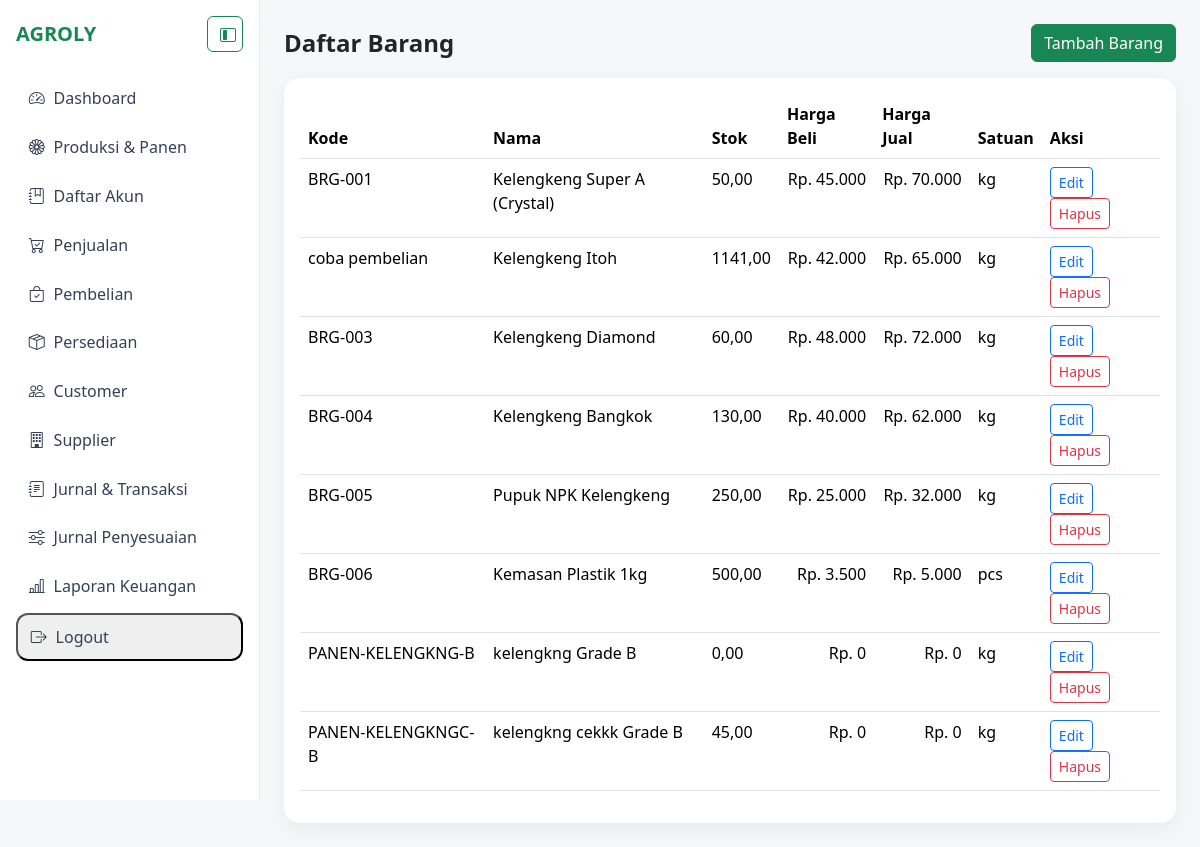
The app's page /persediaan/barang/ (signed in) with its own data.
### agroly/persediaan/models.py (models this page shows, shortened)
class BarangPersediaan(models.Model):
    kode_barang = models.CharField(max_length=30, unique=True)
    nama_barang = models.CharField(max_length=150)
    stok = models.DecimalField(max_digits=18, decimal_places=2, default=0)
    satuan = models.CharField(max_length=30, default="kg")
    harga_beli = models.DecimalField(max_digits=18, decimal_places=2, default=0)
    harga_jual = models.DecimalField(max_digits=18, decimal_places=2, default=0)
    aktif = models.BooleanField(default=True)
    class Meta:
        db_table = "barang_persediaan"
        verbose_name = "Barang Persediaan"
        verbose_name_plural = "Daftar Barang Persediaan"

### agroly/persediaan/views.py (the view)
# urls.py: path("barang/", BarangListView.as_view(), name="barang"),
class BarangListView(LoginRequiredMixin, ListView):
    model = BarangPersediaan
    template_name = "persediaan/barang_list.html"
    context_object_name = "daftar_barang"

### agroly/akuntansi/templatetags/akuntansi_filters.py (called while the page is built)
@register.filter
def format_rp(nilai):
    return format_rupiah(nilai)

### agroly/utils/format_rupiah.py (called while the page is built)
def format_rupiah(nilai) -> str:
    amount = Decimal(nilai or 0).quantize(Decimal("1"), rounding=ROUND_HALF_UP)
    sign = "-" if amount < 0 else ""
    amount = abs(amount)
    integer_text = f"{int(amount):,}".replace(",", ".")
    return f"{sign}Rp. {integer_text}"

### templates/persediaan/barang_list.html
{% extends "base.html" %}
{% load akuntansi_filters %}
{% block content %}
<div class="d-flex justify-content-between align-items-center mb-3">
  <h4 class="fw-bold mb-0">Daftar Barang</h4>
  <a class="btn btn-success" href="{% url 'persediaan:tambah_barang' %}">Tambah Barang</a>
</div>
<div class="card kartu p-3">
  <table class="table"><thead><tr><th>Kode</th><th>Nama</th><th>Stok</th><th>Harga Beli</th><th>Harga Jual</th><th>Satuan</th><th>Aksi</th></tr></thead><tbody>{% for item in daftar_barang %}<tr><td>{{ item.kode_barang }}</td><td>{{ item.nama_barang }}</td><td>{{ item.stok }}</td><td class="text-end">{{ item.harga_beli|format_rp }}</td><td class="text-end">{{ item.harga_jual|format_rp }}</td><td>{{ item.satuan }}</td><td><a class="btn btn-sm btn-outline-primary" href="{% url 'persediaan:edit_barang' item.pk %}">Edit</a> <form method="post" action="{% url 'persediaan:hapus_barang' item.pk %}" class="d-inline">{% csrf_token %}<button class="btn btn-sm btn-outline-danger" onclick="return confirm('Hapus barang?')">Hapus</button></form></td></tr>{% empty %}<tr><td colspan="7">Belum ada data.</td></tr>{% endfor %}</tbody></table>
</div>
{% endblock %}

### templates/base.html (style rules this page uses)
body { background:#f5f7f9; }
.kartu { border:0; border-radius:1rem; box-shadow:0 6px 20px rgba(16,24,40,.06); transition:all .3s ease; }

### records on screen
BarangPersediaan: kode_barang "BRG-001", nama_barang "Kelengkeng Super A (Crystal)", stok "50,00", harga_beli "Rp. 45.000", harga_jual "Rp. 70.000", satuan "kg"
BarangPersediaan: kode_barang "coba pembelian", nama_barang "Kelengkeng Itoh", stok "1141,00", harga_beli "Rp. 42.000", harga_jual "Rp. 65.000", satuan "kg"
BarangPersediaan: kode_barang "BRG-003", nama_barang "Kelengkeng Diamond", stok "60,00", harga_beli "Rp. 48.000", harga_jual "Rp. 72.000", satuan "kg"
BarangPersediaan: kode_barang "BRG-004", nama_barang "Kelengkeng Bangkok", stok "130,00", harga_beli "Rp. 40.000", harga_jual "Rp. 62.000", satuan "kg"
BarangPersediaan: kode_barang "BRG-005", nama_barang "Pupuk NPK Kelengkeng", stok "250,00", harga_beli "Rp. 25.000", harga_jual "Rp. 32.000", satuan "kg"
BarangPersediaan: kode_barang "BRG-006", nama_barang "Kemasan Plastik 1kg", stok "500,00", harga_beli "Rp. 3.500", harga_jual "Rp. 5.000", satuan "pcs"
BarangPersediaan: kode_barang "PANEN-KELENGKNG-B", nama_barang "kelengkng Grade B", stok "0,00", harga_beli "Rp. 0", harga_jual "Rp. 0", satuan "kg"
BarangPersediaan: kode_barang "PANEN-KELENGKNGC-B", nama_barang "kelengkng cekkk Grade B", stok "45,00", harga_beli "Rp. 0", harga_jual "Rp. 0", satuan "kg"
